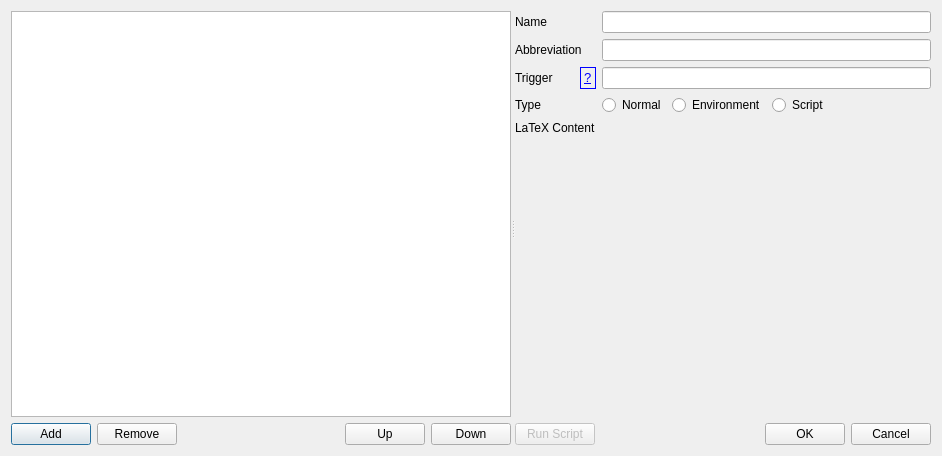
<?xml version="1.0" encoding="UTF-8"?>
<ui version="4.0">
 <class>UserMenuDialog</class>
 <widget class="QDialog" name="UserMenuDialog">
  <property name="geometry">
   <rect>
    <x>0</x>
    <y>0</y>
    <width>942</width>
    <height>456</height>
   </rect>
  </property>
  <property name="font">
   <font>
    <underline>false</underline>
   </font>
  </property>
  <property name="windowTitle">
   <string>Edit Macros</string>
  </property>
  <layout class="QHBoxLayout" name="horizontalLayout_3">
   <item>
    <widget class="QSplitter" name="splitter">
     <property name="orientation">
      <enum>Qt::Horizontal</enum>
     </property>
     <widget class="QWidget" name="verticalLayoutWidget">
      <layout class="QVBoxLayout" name="verticalLayout">
       <item>
        <widget class="QTableView" name="tableView">
         <property name="sizePolicy">
          <sizepolicy hsizetype="Expanding" vsizetype="Expanding">
           <horstretch>0</horstretch>
           <verstretch>0</verstretch>
          </sizepolicy>
         </property>
         <property name="selectionMode">
          <enum>QAbstractItemView::SingleSelection</enum>
         </property>
         <property name="selectionBehavior">
          <enum>QAbstractItemView::SelectRows</enum>
         </property>
         <property name="verticalScrollMode">
          <enum>QAbstractItemView::ScrollPerItem</enum>
         </property>
         <property name="horizontalScrollMode">
          <enum>QAbstractItemView::ScrollPerPixel</enum>
         </property>
         <property name="wordWrap">
          <bool>false</bool>
         </property>
        </widget>
       </item>
       <item>
        <layout class="QHBoxLayout" name="horizontalLayout">
         <item>
          <widget class="QPushButton" name="pushButtonAdd">
           <property name="sizePolicy">
            <sizepolicy hsizetype="Maximum" vsizetype="Fixed">
             <horstretch>0</horstretch>
             <verstretch>0</verstretch>
            </sizepolicy>
           </property>
           <property name="text">
            <string>Add</string>
           </property>
           <property name="icon">
            <iconset resource="images.qrc">
             <normaloff>:/images-ng/list-add.svgz</normaloff>:/images-ng/list-add.svgz</iconset>
           </property>
          </widget>
         </item>
         <item>
          <widget class="QPushButton" name="pushButtonRemove">
           <property name="sizePolicy">
            <sizepolicy hsizetype="Maximum" vsizetype="Fixed">
             <horstretch>0</horstretch>
             <verstretch>0</verstretch>
            </sizepolicy>
           </property>
           <property name="text">
            <string>Remove</string>
           </property>
           <property name="icon">
            <iconset resource="images.qrc">
             <normaloff>:/images-ng/list-remove.svgz</normaloff>:/images-ng/list-remove.svgz</iconset>
           </property>
          </widget>
         </item>
         <item>
          <spacer name="horizontalSpacer">
           <property name="orientation">
            <enum>Qt::Horizontal</enum>
           </property>
           <property name="sizeHint" stdset="0">
            <size>
             <width>40</width>
             <height>20</height>
            </size>
           </property>
          </spacer>
         </item>
         <item>
          <widget class="QPushButton" name="pushButtonUp">
           <property name="sizePolicy">
            <sizepolicy hsizetype="Maximum" vsizetype="Fixed">
             <horstretch>0</horstretch>
             <verstretch>0</verstretch>
            </sizepolicy>
           </property>
           <property name="maximumSize">
            <size>
             <width>16777215</width>
             <height>16777215</height>
            </size>
           </property>
           <property name="text">
            <string>Up</string>
           </property>
           <property name="icon">
            <iconset resource="images.qrc">
             <normaloff>:/images-ng/up.svgz</normaloff>:/images-ng/up.svgz</iconset>
           </property>
          </widget>
         </item>
         <item>
          <widget class="QPushButton" name="pushButtonDown">
           <property name="sizePolicy">
            <sizepolicy hsizetype="Preferred" vsizetype="Fixed">
             <horstretch>0</horstretch>
             <verstretch>0</verstretch>
            </sizepolicy>
           </property>
           <property name="maximumSize">
            <size>
             <width>16777215</width>
             <height>16777215</height>
            </size>
           </property>
           <property name="text">
            <string>Down</string>
           </property>
           <property name="icon">
            <iconset resource="images.qrc">
             <normaloff>:/images-ng/down.svgz</normaloff>:/images-ng/down.svgz</iconset>
           </property>
          </widget>
         </item>
        </layout>
       </item>
      </layout>
     </widget>
     <widget class="QWidget" name="verticalLayoutWidget_2">
      <layout class="QGridLayout" name="gridLayout">
       <item row="0" column="0">
        <widget class="QLabel" name="label">
         <property name="text">
          <string>Name</string>
         </property>
        </widget>
       </item>
       <item row="0" column="1">
        <widget class="QLineEdit" name="itemEdit">
         <property name="sizePolicy">
          <sizepolicy hsizetype="Expanding" vsizetype="Fixed">
           <horstretch>0</horstretch>
           <verstretch>0</verstretch>
          </sizepolicy>
         </property>
        </widget>
       </item>
       <item row="1" column="0">
        <widget class="QLabel" name="label_3">
         <property name="text">
          <string>Abbreviation</string>
         </property>
        </widget>
       </item>
       <item row="1" column="1">
        <widget class="QLineEdit" name="abbrevEdit"/>
       </item>
       <item row="2" column="0">
        <layout class="QHBoxLayout" name="horizontalLayout_5">
         <item>
          <widget class="QLabel" name="label_5">
           <property name="text">
            <string>Trigger</string>
           </property>
          </widget>
         </item>
         <item>
          <widget class="QLabel" name="triggerHelp">
           <property name="sizePolicy">
            <sizepolicy hsizetype="Maximum" vsizetype="Preferred">
             <horstretch>0</horstretch>
             <verstretch>0</verstretch>
            </sizepolicy>
           </property>
           <property name="palette">
            <palette>
             <active>
              <colorrole role="WindowText">
               <brush brushstyle="SolidPattern">
                <color alpha="255">
                 <red>0</red>
                 <green>0</green>
                 <blue>255</blue>
                </color>
               </brush>
              </colorrole>
              <colorrole role="Text">
               <brush brushstyle="SolidPattern">
                <color alpha="255">
                 <red>0</red>
                 <green>0</green>
                 <blue>255</blue>
                </color>
               </brush>
              </colorrole>
             </active>
             <inactive>
              <colorrole role="WindowText">
               <brush brushstyle="SolidPattern">
                <color alpha="255">
                 <red>0</red>
                 <green>0</green>
                 <blue>255</blue>
                </color>
               </brush>
              </colorrole>
              <colorrole role="Text">
               <brush brushstyle="SolidPattern">
                <color alpha="255">
                 <red>0</red>
                 <green>0</green>
                 <blue>255</blue>
                </color>
               </brush>
              </colorrole>
             </inactive>
             <disabled>
              <colorrole role="WindowText">
               <brush brushstyle="SolidPattern">
                <color alpha="255">
                 <red>118</red>
                 <green>118</green>
                 <blue>117</blue>
                </color>
               </brush>
              </colorrole>
              <colorrole role="Text">
               <brush brushstyle="SolidPattern">
                <color alpha="255">
                 <red>118</red>
                 <green>118</green>
                 <blue>117</blue>
                </color>
               </brush>
              </colorrole>
             </disabled>
            </palette>
           </property>
           <property name="toolTip">
            <string>If this trigger string is written in any tex document, 
it is replaced by the current tag.

If the trigger starts with (?&lt;=something), this only happens 
if something is written before the remaining part of the trigger.

Since this trigger is not a plain string, but a regular expression, 
(?&lt;=\S) can be used to mark replacements which should only occur after a word, 
and (?&lt;=\s|^) to mark replacements which should only occur before a word.


You can use the special value ?txs-start to start the script at txs start.</string>
           </property>
           <property name="frameShape">
            <enum>QFrame::Box</enum>
           </property>
           <property name="text">
            <string notr="true">&lt;!DOCTYPE HTML PUBLIC &quot;-//W3C//DTD HTML 4.0//EN&quot; &quot;http://www.w3.org/TR/REC-html40/strict.dtd&quot;&gt;
&lt;html&gt;&lt;head&gt;&lt;meta name=&quot;qrichtext&quot; content=&quot;1&quot; /&gt;&lt;style type=&quot;text/css&quot;&gt;
p, li { white-space: pre-wrap; }
&lt;/style&gt;&lt;/head&gt;&lt;body style=&quot; font-family:'Lucida Bright'; font-size:10pt; font-weight:400; font-style:normal;&quot;&gt;
&lt;p style=&quot; margin-top:0px; margin-bottom:0px; margin-left:0px; margin-right:0px; -qt-block-indent:0; text-indent:0px;&quot;&gt;&lt;a href=&quot;#&quot;&gt;&lt;span style=&quot; text-decoration: underline; color:#0000ff;&quot;&gt;?&lt;/span&gt;&lt;/a&gt;&lt;/p&gt;&lt;/body&gt;&lt;/html&gt;</string>
           </property>
          </widget>
         </item>
        </layout>
       </item>
       <item row="2" column="1">
        <widget class="QLineEdit" name="triggerEdit"/>
       </item>
       <item row="3" column="0">
        <widget class="QLabel" name="label_4">
         <property name="text">
          <string>Type</string>
         </property>
        </widget>
       </item>
       <item row="3" column="1">
        <layout class="QHBoxLayout" name="horizontalLayout_4">
         <item>
          <widget class="QRadioButton" name="radioButtonNormal">
           <property name="text">
            <string>Normal</string>
           </property>
          </widget>
         </item>
         <item>
          <widget class="QRadioButton" name="radioButtonEnvironment">
           <property name="text">
            <string>Environment</string>
           </property>
          </widget>
         </item>
         <item>
          <widget class="QRadioButton" name="radioButtonScript">
           <property name="sizePolicy">
            <sizepolicy hsizetype="MinimumExpanding" vsizetype="Fixed">
             <horstretch>0</horstretch>
             <verstretch>0</verstretch>
            </sizepolicy>
           </property>
           <property name="text">
            <string>Script</string>
           </property>
          </widget>
         </item>
        </layout>
       </item>
       <item row="4" column="0">
        <widget class="QLabel" name="label_2">
         <property name="text">
          <string>LaTeX Content</string>
         </property>
         <property name="alignment">
          <set>Qt::AlignLeading|Qt::AlignLeft|Qt::AlignTop</set>
         </property>
        </widget>
       </item>
       <item row="4" column="1">
        <widget class="QWidget" name="tagEdit" native="true">
         <property name="sizePolicy">
          <sizepolicy hsizetype="Expanding" vsizetype="Expanding">
           <horstretch>1</horstretch>
           <verstretch>1</verstretch>
          </sizepolicy>
         </property>
        </widget>
       </item>
       <item row="5" column="0" colspan="2">
        <layout class="QHBoxLayout" name="horizontalLayout_2">
         <item>
          <widget class="QPushButton" name="runScriptButton">
           <property name="enabled">
            <bool>false</bool>
           </property>
           <property name="text">
            <string>Run Script</string>
           </property>
          </widget>
         </item>
         <item>
          <spacer name="horizontalSpacer_2">
           <property name="orientation">
            <enum>Qt::Horizontal</enum>
           </property>
           <property name="sizeHint" stdset="0">
            <size>
             <width>40</width>
             <height>20</height>
            </size>
           </property>
          </spacer>
         </item>
         <item>
          <widget class="QPushButton" name="okButton">
           <property name="text">
            <string>OK</string>
           </property>
          </widget>
         </item>
         <item>
          <widget class="QPushButton" name="cancelButton">
           <property name="text">
            <string>Cancel</string>
           </property>
          </widget>
         </item>
        </layout>
       </item>
      </layout>
     </widget>
    </widget>
   </item>
  </layout>
 </widget>
 <resources>
  <include location="images.qrc"/>
 </resources>
 <connections>
  <connection>
   <sender>radioButtonScript</sender>
   <signal>toggled(bool)</signal>
   <receiver>runScriptButton</receiver>
   <slot>setEnabled(bool)</slot>
   <hints>
    <hint type="sourcelabel">
     <x>824</x>
     <y>128</y>
    </hint>
    <hint type="destinationlabel">
     <x>686</x>
     <y>330</y>
    </hint>
   </hints>
  </connection>
  <connection>
   <sender>cancelButton</sender>
   <signal>clicked()</signal>
   <receiver>UserMenuDialog</receiver>
   <slot>reject()</slot>
   <hints>
    <hint type="sourcelabel">
     <x>931</x>
     <y>351</y>
    </hint>
    <hint type="destinationlabel">
     <x>179</x>
     <y>282</y>
    </hint>
   </hints>
  </connection>
 </connections>
</ui>
